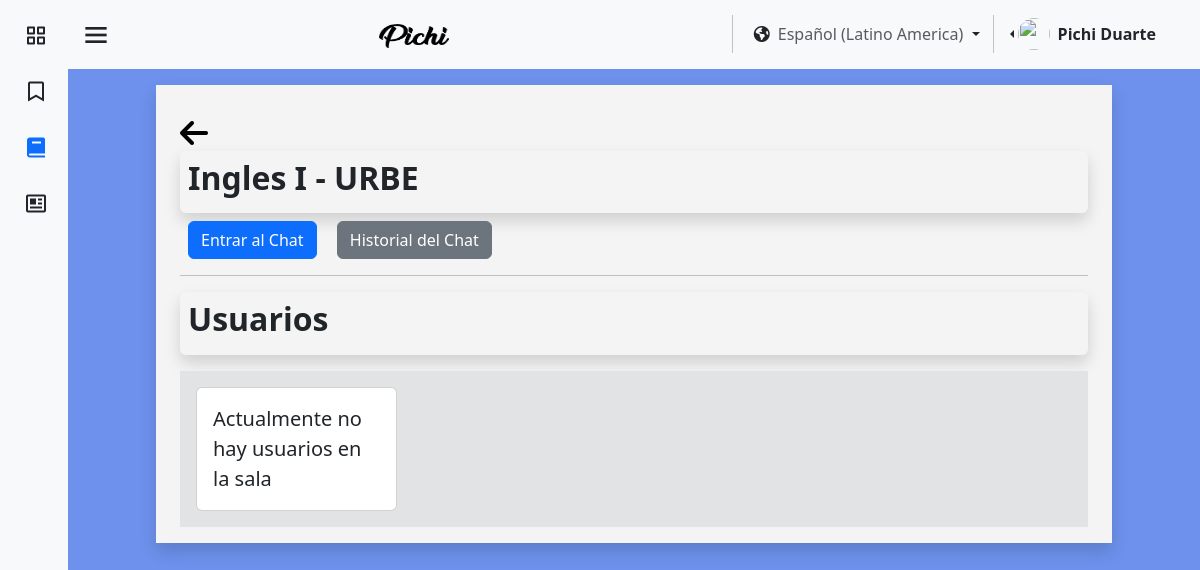
The app's page /pages/es/verChatLinea.php?id_cur=Cur_URBE_01 (signed in) with its own data.
### tables this page shows
CREATE TABLE `usuario` (
  `id_user` int(11) NOT NULL,
  `identificacion_user` varchar(11) NOT NULL,
  `nombre_user` varchar(25) NOT NULL,
  `apellido_user` varchar(25) NOT NULL,
  `correo_user` varchar(45) NOT NULL,
  `contrasena_user` varchar(16) NOT NULL,
  `direccion_user` varchar(80) NOT NULL,
  `numero_user` varchar(15) NOT NULL,
  `fecha_nacimiento_user` datetime NOT NULL,
  `Active_online` tinyint(1) NOT NULL,
  `sexo_user` varchar(15) NOT NULL,
  `Empresa_id_empresa` int(11) DEFAULT NULL,
  `rol` tinyint(1) NOT NULL,
  `img_perfil` varchar(255) NOT NULL
);

CREATE TABLE `cursos` (
  `id_cur` varchar(100) NOT NULL,
  `nombre_cur` varchar(45) NOT NULL,
  `fecha_inicio` date NOT NULL,
  `cupos_cur_min` int(11) NOT NULL,
  `cupos_cur_max` int(11) NOT NULL,
  `Empresa_id_empresa` int(11) NOT NULL,
  `fecha_fin` date NOT NULL,
  `visibilidad_curso` varchar(11) NOT NULL
);

CREATE TABLE `empresa` (
  `id_empresa` int(11) NOT NULL,
  `nombre_empresa` varchar(80) NOT NULL
);

### pages/es/verChatLinea.php (the view, shortened to what this page needs)
<?php
require "../../assests/php/LoginBD.php";
if (isset($_SESSION['id_user'])) {
    $usuarios1 = $_SESSION['id_user'];
    $conexion1 = mysqli_query($mysqli, "SELECT id_user, Empresa_id_empresa, rol, nombre_user, apellido_user FROM usuario WHERE id_user = '$usuarios1'");
    if (mysqli_num_rows($conexion1) > 0) {
        $datos = mysqli_fetch_assoc($conexion1);
        $empresaUsuario = $datos['Empresa_id_empresa'];
        $nombreUsuario = $datos['nombre_user'];
        $apellidoUsuario = $datos['apellido_user'];
        $rol = $datos['rol'];
        $conexion2 = mysqli_query($mysqli, "SELECT nombre_empresa FROM empresa WHERE id_empresa = '$empresaUsuario'");
        if (mysqli_num_rows($conexion2) > 0) {
            if (isset($_GET['id_cur'])) {
                $id_curso_seleccionado = $_GET['id_cur'];
                $conexion3 = mysqli_query($mysqli, "
                    SELECT usuario.id_user, usuario.nombre_user, usuario.apellido_user
                    FROM usuariosala
                    JOIN usuario ON usuariosala.id_user = usuario.id_user
                    WHERE usuariosala.id_curso = '$id_curso_seleccionado'
                ");
            }
        }
    }
    if (isset($_GET['id_cur'])) {
        $id_curso_seleccionado = $_GET['id_cur'];
        $consultaCurso = mysqli_query($mysqli, "SELECT cursos.nombre_cur, empresa.nombre_empresa
                                        FROM cursos
                                        LEFT JOIN empresa ON empresa.id_empresa = cursos.Empresa_id_empresa
                                        WHERE id_cur = '$id_curso_seleccionado'");
        if (mysqli_num_rows($consultaCurso) > 0) {
            $datos3 = mysqli_fetch_assoc($consultaCurso);
            $curso = $datos3['nombre_cur'];
            $empresa = $datos3['nombre_empresa'];
        }
    }
}
?>
<!DOCTYPE html>
<html lang="en">
<head>
    <link href="https://cdn.jsdelivr.net/npm/bootstrap@5.3.3/dist/css/bootstrap.min.css" rel="stylesheet"
 />
    <link href="https://unpkg.com/boxicons@2.1.4/css/boxicons.min.css" rel="stylesheet" />
    <link rel="stylesheet" href="https://cdnjs.cloudflare.com/ajax/libs/font-awesome/6.5.1/css/all.min.css"
 />
    <link rel="stylesheet" href="../../assests/css/colorPallete.css" />
    <link rel="stylesheet" href="../../assests/css/viewUser.css" />
    <link rel="stylesheet" href="../../assests/css/sidebar.css" />
</head>
<body class="bg-pastel" id="body-pd">
    <header id="header">
        <nav class="navbar bg-body-tertiary">
            <div class="container-fluid">
                <div class="header_toggle">
                    <i class="bx bx-menu" id="header-toggle"></i>
                </div>
                <a class="navbar-brand" href="../../index.html">
                    <img src="../../assests/img/text-1710023184778.png" alt="Bootstrap" width="70" height="24" />
                </a>
                <div class="d-flex flex-wrap justify-content-end">
                    <div class="nav-item dropdown">
                        <button class="btn dropdown-toggle" data-bs-toggle="dropdown" aria-expanded="false" href="#">
                            <span class="fa-solid fa-earth-americas"></span><a class="ms-2 text-body-secondary"
                                href="#">Español (Latino America)</a>
                        </button>
                    </div>
                    <div class="btn-group dropstart me-4 pe-2">
                        <a href="#" class="d-flex align-items-center link-dark text-decoration-none dropdown-toggle"
                            id="dropdownUser2" data-bs-toggle="dropdown" aria-expanded="false">
                            <img src="https://github.com/PichiGod.png" alt="" width="32" height="32"
                                class="rounded-circle me-2" />
                            <strong><?php echo $nombreUsuario . " " . $apellidoUsuario; ?></strong>
                        </a>
                    </div>
                </div>
            </div>
        </nav>
    </header>
    <div class="l-navbar bg-body-tertiary" id="nav-bar">
        <nav class="nav">
            <div class="nav_list">
                <a href="Inicio.php" class="nav_link link-dark">
                    <i class="bx bx-grid-alt nav_icon"></i>
                </a>
                <a href="tutorial.php" class="nav_link link-dark">
                    <i class='bx bx-bookmark nav_icon'></i>
                </a>
                <a href="cursos.php" class="nav_link active">
                    <i class="bx bxs-book nav_icon"></i>
                </a>
                <?php if ($rol == 0) { ?>
                    <a href="verCalif.php?id_cur=<?php echo $id_curso_seleccionado; ?>" class="nav_link link-dark">
                        <i class="bx bx-news nav_icon"></i>
                    </a>
                <?php }
                ; ?>
            </div>
        </nav>
    </div>
    <section class="Cursos">
        <div class="container-fluid bg-blanco mt-3 shadow">
            <div class="container pt-4 pb-3">
                <a href="verCurso.php?id_cur=<?php echo $id_curso_seleccionado; ?>"><i
                        class="fa-solid mt-2 fa-arrow-left" style="font-size:2rem;color:black;"></i></a>
                <div class="p-2 mb-2 rounded shadow">
                    <h2><strong><?php echo $curso;?> - <?php echo $empresa ?> </strong></h2>
                </div>
                <form action="" method="post">
                    <span class="p-2 my-4 rounded ">
                        <button type="button" class="btn btn-primary" onclick="submitData();">Entrar al Chat</button>
                    </span>
                    <span class="p-2 my-4 rounded ">
                        <a id="mrk" href="verChatHistorial.php?id_cur=<?php echo $id_curso_seleccionado; ?>" class="btn btn-secondary ">Historial del Chat</a>
                    </span>
                </form>
                <hr>
                <div class="p-2 mb-2 rounded shadow">
                    <h2><strong>Usuarios</strong></h2>
                </div>
                <div class="item-recurso container bg-secondary-subtle text-secondary-emphasis mt-3 p-3">
                    <div>
                        <?php
                        if (mysqli_num_rows($conexion3) > 0) {
                            foreach ($usuariosSala as $usuarioSala) { ?>
                                <div class="row gy-2">
                                    <div class="col-6 col-sm-3">
                                        <div class="card">
                                            <div class="card-body">
                                                <div>
                                                    <img src="https://github.com/PichiGod.png" alt="..." width="60px"
                                                        height="auto" />
                                                    <span
                                                        class="card-text fs-5"><?php echo $usuarioSala['nombre_user'] . ' ' . $usuarioSala['apellido_user']; ?></span>
                                                </div>
                                            </div>
                                        </div>
                                    </div>
                                </div>
                            <?php }
                        } else { ?>
                            <div>
                                <div class="row gy-2">
                                    <div class="col-6 col-sm-3">
                                        <div class="card">
                                            <div class="card-body">
                                                <div>
                                                    <span class="card-text fs-5">Actualmente no hay usuarios en la
                                                        sala</span>
                                                </div>
                                            </div>
                                        </div>
                                    </div>
                                </div>
                            <?php } ?>
                        </div>
                    </div>
                </div>
    </section>
</body>
</html>

### assests/css/colorPallete.css (style rules this page uses)
.bg-pastel { background-color: #527ce9d6; }
.bg-blanco { background-color: #F4F4F4; }

### assests/css/sidebar.css (style rules this page uses)
:root { --z-fixed: 100; --nav-width: 68px; --header-height: 3rem; }
body { transition: 0.5s; }
a { text-decoration: none; }
.header_toggle { justify-content: center; margin-top: 0.3rem; font-size: 2rem; cursor: pointer; }
.l-navbar { position: fixed; top: 0; left: -30%; width: var(--nav-width); height: 100vh; transition: 0.5s; z-index: var(--z-fixed); }
.nav { height: 100%; display: flex; flex-direction: column; justify-content: space-between; overflow: hidden; }
.nav_logo, .nav_link { display: grid; grid-template-columns: max-content max-content; align-items: center; column-gap: 1rem; padding: 0.5rem 0 0.5rem 1.5rem; }
.nav_link { position: relative; margin-bottom: 1rem; transition: 0.3s; }
.nav_icon { font-size: 1.5rem; }
section { margin-right: 2rem; margin-left: 2rem; }
.active::before { content: ""; position: absolute; left: 0; width: 2px; height: 32px; }
@media screen and (min-width: 768px) { body { margin: 0 0 0 0; padding-left: calc(var(--nav-width)); } }
@media screen and (min-width: 768px) { .l-navbar { left: 0; padding: 1rem 1rem 0 0; } }
@media (min-width: 576px) { section { margin-right: 5.5rem; margin-left: 5.5rem; } }

### records on screen
usuario: nombre_user "Pichi", apellido_user "Duarte"
cursos: nombre_cur "Ingles I", Empresa_id_empresa.nombre_empresa "URBE"
